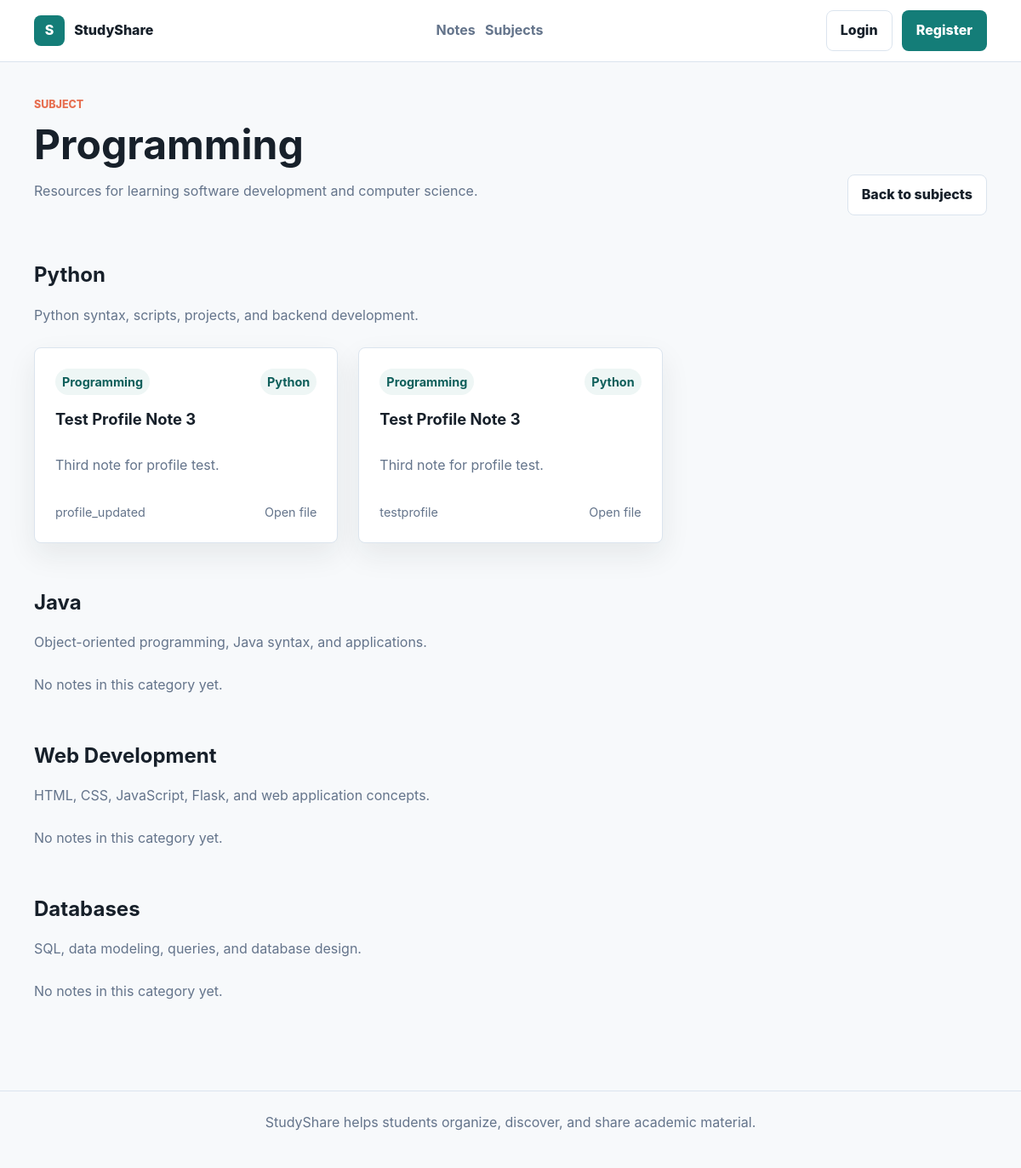
The app's page /subjects/2 with its own data.
### app/models/subject.py (models this page shows, shortened)
class Subject(db.Model):
    __tablename__ = "subjects"
    id = db.Column(db.Integer, primary_key=True)
    name = db.Column(
        db.String(100),
        unique=True,
        nullable=False
    )
    description = db.Column(
        db.Text,
        nullable=False
    )
    categories = db.relationship(
        "Category",
        backref="subject",
        lazy=True,
        cascade="all, delete-orphan"
    )
    notes = db.relationship(
        "Note",
        backref="subject",
        lazy=True
    )

### app/models/category.py (models this page shows, shortened)
class Category(db.Model):
    __tablename__ = "categories"
    id = db.Column(db.Integer, primary_key=True)
    name = db.Column(
        db.String(100),
        nullable=False
    )
    description = db.Column(
        db.Text,
        nullable=False
    )
    subject_id = db.Column(
        db.Integer,
        db.ForeignKey("subjects.id"),
        nullable=False
    )
    notes = db.relationship(
        "Note",
        backref="category",
        lazy=True
    )
    __table_args__ = (
        db.UniqueConstraint(
            "name",
            "subject_id",
            name="uq_category_name_subject"
        ),
    )

### app/models/note.py (models this page shows, shortened)
class Note(db.Model):
    __tablename__ = "notes"
    id = db.Column(db.Integer, primary_key=True)
    title = db.Column(
        db.String(150),
        nullable=False
    )
    description = db.Column(
        db.Text,
        nullable=False
    )
    file_url = db.Column(
        db.String(255),
        nullable=False
    )
    user_id = db.Column(
        db.Integer,
        db.ForeignKey("users.id"),
        nullable=False
    )
    subject_id = db.Column(
        db.Integer,
        db.ForeignKey("subjects.id"),
        nullable=False
    )
    category_id = db.Column(
        db.Integer,
        db.ForeignKey("categories.id"),
        nullable=False
    )
    created_at = db.Column(
        db.DateTime,
        server_default=db.func.now()
    )

### app/models/user.py (models this page shows, shortened)
class User(db.Model, UserMixin):
    __tablename__ = "users"
    id = db.Column(db.Integer, primary_key=True)
    username = db.Column(
        db.String(50),
        unique=True,
        nullable=False
    )
    email = db.Column(
        db.String(120),
        unique=True,
        nullable=False
    )
    password = db.Column(
        db.String(255),
        nullable=False
    )
    created_at = db.Column(
        db.DateTime,
        server_default=db.func.now()
    )
    notes = db.relationship(
        "Note",
        backref="author",
        lazy=True
    )

### app/routes/subjects.py (the view)
@subjects.route("/subjects/<int:subject_id>")
def subject_detail(subject_id):
    subject = Subject.query.get_or_404(subject_id)
    return render_template(
        "subject_detail.html",
        subject=subject
    )

### app/templates/subject_detail.html (shortened to what this page needs)
{% extends "base.html" %}
{% block content %}
    <section class="page-heading">
        <div>
            <p class="eyebrow">Subject</p>
            <h1>{{ subject.name }}</h1>
            <p class="muted">{{ subject.description }}</p>
        </div>
        <a class="button button-secondary" href="{{ url_for('subjects.list_subjects') }}">Back to subjects</a>
    </section>
    {% if subject.categories %}
        {% for category in subject.categories %}
            <section class="category-block">
                <div class="section-title">
                    <h2>
                        <a href="{{ url_for('subjects.category_detail', category_id=category.id) }}">
                            {{ category.name }}
                        </a>
                    </h2>
                    <p>{{ category.description }}</p>
                </div>
                {% if category.notes %}
                    <div class="grid grid-3">
                        {% for note in category.notes %}
                            <article class="note-card">
                                <div class="card-meta">
                                    <span>{{ note.subject.name }}</span>
                                    <span>{{ note.category.name }}</span>
                                </div>
                                <h3>
                                    <a href="{{ url_for('notes.note_detail', note_id=note.id) }}">
                                        {{ note.title }}
                                    </a>
                                </h3>
                                <p>{{ note.description }}</p>
                                <div class="card-footer">
                                    <span>{{ note.author.username }}</span>
                                    <a href="{{ note.file_url }}" target="_blank">Open file</a>
                                </div>
                            </article>
                        {% endfor %}
                    </div>
                {% else %}
                    <p class="muted">No notes in this category yet.</p>
                {% endif %}
            </section>
        {% endfor %}
    {% else %}
        <div class="empty-state">
            <h2>No categories yet</h2>
            <p>This subject does not have categories yet.</p>
        </div>
    {% endif %}
{% endblock %}

### app/static/css/main.css (style rules this page uses)
:root { --color-bg: #f7f9fb; --color-surface: #ffffff; --color-ink: #17202a; --color-muted: #64748b; --color-border: #dbe4ee; --color-primary: #147d78; --color-primary-dark: #0f5f5b; --color-coral: #e76f51; --color-amber: #f2b84b; --color-sky: #d8ecff; --shadow-soft: 0 14px 34px rgba(23, 32, 42, 0.08); --radius: 8px; --space-xs: 0.35rem; --space-sm: 0.7rem; --space-md: 1rem; --space-lg: 1.5rem; --space-xl: 2.5rem; --space-2xl: 4rem; --font-body: Inter, ui-sans-serif, system-ui, -apple-system, BlinkMacSystemFont, "Segoe UI", sans-serif; }
* { box-sizing: border-box; }
body { margin: 0; min-height: 100vh; background: var(--color-bg); color: var(--color-ink); font-family: var(--font-body); line-height: 1.6; }
a { color: inherit; text-decoration: none; }
h1, h2, h3, h4, p { margin-top: 0; }
h1 { font-size: clamp(2rem, 4vw, 3.4rem); line-height: 1.05; margin-bottom: var(--space-md); }
h2 { font-size: 1.5rem; line-height: 1.2; }
h3 { font-size: 1.15rem; }
.eyebrow, .card-kicker { color: var(--color-coral); font-size: 0.78rem; font-weight: 800; letter-spacing: 0; text-transform: uppercase; }
.muted { color: var(--color-muted); }
.button { min-height: 42px; display: inline-flex; align-items: center; justify-content: center; border: 1px solid transparent; border-radius: var(--radius); padding: 0.65rem 1rem; font-weight: 800; cursor: pointer; }
.button-secondary { background: var(--color-surface); border-color: var(--color-border); color: var(--color-ink); }
.page-heading { display: flex; align-items: flex-end; justify-content: space-between; gap: var(--space-lg); margin-bottom: var(--space-xl); }
.section-title { margin-bottom: var(--space-lg); }
.section-title p { color: var(--color-muted); }
.grid { display: grid; gap: var(--space-lg); }
.grid-3 { grid-template-columns: repeat(3, minmax(0, 1fr)); }
.card, .note-card, .subject-card, .stat-card, .auth-panel, .form-card, .detail-sidebar, .empty-state { background: var(--color-surface); border: 1px solid var(--color-border); border-radius: var(--radius); box-shadow: var(--shadow-soft); }
.card, .note-card, .subject-card, .empty-state { padding: var(--space-lg); }
.note-card, .subject-card { display: flex; min-height: 230px; flex-direction: column; justify-content: space-between; }
.note-card h2, .note-card h3, .note-card h4, .subject-card h2 { margin-bottom: var(--space-sm); }
.note-card p, .subject-card p, .card p { color: var(--color-muted); }
.card-meta, .card-footer, .card-actions { display: flex; align-items: center; justify-content: space-between; gap: var(--space-sm); color: var(--color-muted); font-size: 0.9rem; }
.card-meta span { padding: 0.25rem 0.5rem; border-radius: 999px; background: #eef6f5; color: var(--color-primary-dark); font-weight: 700; }
.subject-band, .category-block { margin-bottom: var(--space-xl); }
.category-block { padding-top: var(--space-md); }

### records on screen
Subject: name "Programming", description "Resources for learning software development and computer science."
Category: name "Python", description "Python syntax, scripts, projects, and backend development."
Note: subject.name "Programming", category.name "Python", title "Test Profile Note 3", description "Third note for profile test.", author.username "profile_updated"
Note: subject.name "Programming", category.name "Python", title "Test Profile Note 3", description "Third note for profile test.", author.username "testprofile"
Category: name "Java", description "Object-oriented programming, Java syntax, and applications.", shows "No notes in this category yet."
Category: name "Web Development", description "HTML, CSS, JavaScript, Flask, and web application concepts.", shows "No notes in this category yet."
Category: name "Databases", description "SQL, data modeling, queries, and database design.", shows "No notes in this category yet."
